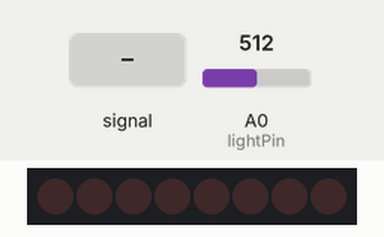
Recording of a sketch running on a simulated Arduino Uno, built with avr-gcc and run on an emulated ATmega328P. Shown: 8 shift-register outputs drawn as a row of LEDs (first output left, lit = HIGH). Wiring (inferred from the names in the program): shift register (74HC595): data pin 4; shift clock pin 6; latch pin 5. Wiring (inferred from the signals the program sends): row of LEDs: on Q0, Q1, Q2, Q3, Q4, Q5, Q6, Q7. The test bench sets the inputs (shaded band); at power-on: A0 (lightPin) = 512.

Above: at 1.2 s.
1.3 s: A0 (lightPin) fed a 200 Hz sine of ±255 counts around its level
At 2.3 s:
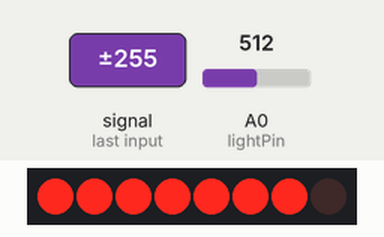
2.8 s: A0 (lightPin) set to 122
At 3.2 s:
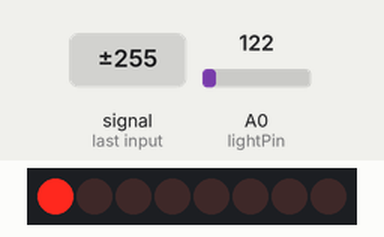
5.8 s: A0 (lightPin) set to 0
7.3 s: A0 (lightPin) set to 511
At 7.9 s:
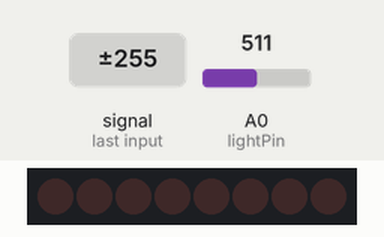
8.8 s: A0 (lightPin) fed a 2 Hz sine of ±306 counts around its level
At 10.15 s:
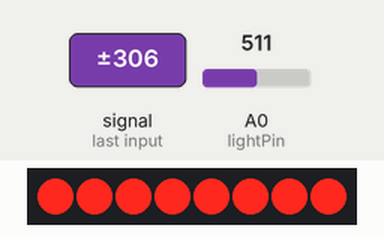
14.8 s: A0 (lightPin) fed a 1000 Hz sine of ±255 counts around its level
Timing chart, 0 to 17.3 s (numbered marks = the images above; inputs shaded):
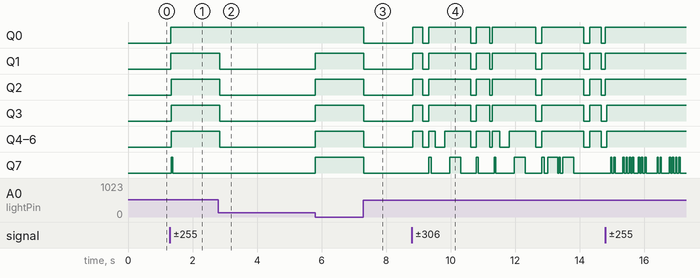

The sketch:

shift.ino
```cpp
/*
Adafruit Arduino - Lesson 4. 8 LEDs and a Shift Register
*/

int latchPin = 5;
int clockPin = 6;
int dataPin = 4;
int lightPin = A0;

byte leds = 0;

void setup()
{
  pinMode(latchPin, OUTPUT);
  pinMode(dataPin, OUTPUT);
  pinMode(clockPin, OUTPUT);
  pinMode(lightPin, INPUT);
  Serial.begin(9600);
}

void updateShiftRegister()
{
   digitalWrite(latchPin, LOW);
   shiftOut(dataPin, clockPin, LSBFIRST, leds);
   digitalWrite(latchPin, HIGH);
}

void loop()
{
  leds = 0;
  updateShiftRegister();
  /* delay(500); */
  for (int i = 0; i < map(analogRead(lightPin), 40, 115, 0, 7); i++)
  {
    bitSet(leds, i);
    updateShiftRegister();
  }
}
```

Measured:
- after the input at 1.3 s, Q0–6: LOW → HIGH at once; Q7: LOW → HIGH at once, → LOW 0.04 s later
- after the input at 2.8 s, Q1–6: HIGH → LOW at once
- after the input at 7.3 s, Q0–7: HIGH → LOW at once
- after the input at 8.8 s, Q0, Q1: LOW → HIGH at once, → LOW 0.31 s later, → HIGH 0.18 s later, → LOW 1.3 s later, … (13 changes in this stretch)
